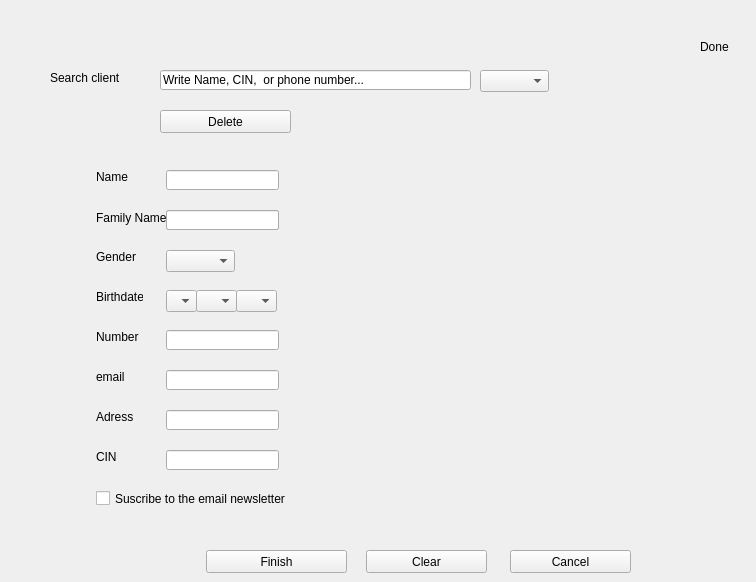
       <widget class="QWidget" name="Modify_client_tab">
        <attribute name="title">
         <string>Modify</string>
        </attribute>
        <widget class="QLabel" name="lab_search_client">
         <property name="geometry">
          <rect>
           <x>50</x>
           <y>70</y>
           <width>71</width>
           <height>16</height>
          </rect>
         </property>
         <property name="text">
          <string>Search client</string>
         </property>
        </widget>
        <widget class="QLineEdit" name="le_search_client">
         <property name="geometry">
          <rect>
           <x>160</x>
           <y>70</y>
           <width>311</width>
           <height>20</height>
          </rect>
         </property>
         <property name="text">
          <string>Write Name, CIN,  or phone number...</string>
         </property>
        </widget>
        <widget class="QPushButton" name="pb_mod_delete_client">
         <property name="geometry">
          <rect>
           <x>160</x>
           <y>110</y>
           <width>131</width>
           <height>23</height>
          </rect>
         </property>
         <property name="text">
          <string>Delete</string>
         </property>
        </widget>
        <widget class="QPushButton" name="pb_mod_client_cancel">
         <property name="geometry">
          <rect>
           <x>510</x>
           <y>550</y>
           <width>121</width>
           <height>23</height>
          </rect>
         </property>
         <property name="text">
          <string>Cancel</string>
         </property>
        </widget>
        <widget class="QLabel" name="lab_mod_adress_client">
         <property name="geometry">
          <rect>
           <x>96</x>
           <y>410</y>
           <width>47</width>
           <height>13</height>
          </rect>
         </property>
         <property name="text">
          <string>Adress</string>
         </property>
        </widget>
        <widget class="QLabel" name="lab_mod_birthdate_client">
         <property name="geometry">
          <rect>
           <x>96</x>
           <y>290</y>
           <width>47</width>
           <height>13</height>
          </rect>
         </property>
         <property name="text">
          <string>Birthdate</string>
         </property>
        </widget>
        <widget class="QLineEdit" name="le_mod_name_client">
         <property name="geometry">
          <rect>
           <x>166</x>
           <y>170</y>
           <width>113</width>
           <height>20</height>
          </rect>
         </property>
        </widget>
        <widget class="QComboBox" name="cb_mod_gender_client">
         <property name="geometry">
          <rect>
           <x>166</x>
           <y>250</y>
           <width>69</width>
           <height>22</height>
          </rect>
         </property>
        </widget>
        <widget class="QLabel" name="lab_mod_number_client">
         <property name="geometry">
          <rect>
           <x>96</x>
           <y>330</y>
           <width>47</width>
           <height>13</height>
          </rect>
         </property>
         <property name="text">
          <string>Number</string>
         </property>
        </widget>
        <widget class="QComboBox" name="cb_mod_birthdate_client_day">
         <property name="geometry">
          <rect>
           <x>166</x>
           <y>290</y>
           <width>31</width>
           <height>22</height>
          </rect>
         </property>
        </widget>
        <widget class="QComboBox" name="cb_mod_birthdate_client_year">
         <property name="geometry">
          <rect>
           <x>236</x>
           <y>290</y>
           <width>41</width>
           <height>22</height>
          </rect>
         </property>
        </widget>
        <widget class="QLineEdit" name="le_mod_CIN_client">
         <property name="geometry">
          <rect>
           <x>166</x>
           <y>450</y>
           <width>113</width>
           <height>20</height>
          </rect>
         </property>
        </widget>
        <widget class="QLabel" name="lab_mod_family_name_client">
         <property name="geometry">
          <rect>
           <x>96</x>
           <y>210</y>
           <width>71</width>
           <height>16</height>
          </rect>
         </property>
         <property name="text">
          <string>Family Name</string>
         </property>
        </widget>
        <widget class="QLabel" name="lab_mod_email_client">
         <property name="geometry">
          <rect>
           <x>96</x>
           <y>370</y>
           <width>47</width>
           <height>13</height>
          </rect>
         </property>
         <property name="text">
          <string>email</string>
         </property>
        </widget>
        <widget class="QCheckBox" name="checkbox_mod_newsletter_client">
         <property name="geometry">
          <rect>
           <x>96</x>
           <y>490</y>
           <width>221</width>
           <height>17</height>
          </rect>
         </property>
         <property name="text">
          <string>Suscribe to the email newsletter</string>
         </property>
        </widget>
        <widget class="QLabel" name="lab_mod_name_client">
         <property name="geometry">
          <rect>
           <x>96</x>
           <y>170</y>
           <width>47</width>
           <height>13</height>
          </rect>
         </property>
         <property name="text">
          <string>Name</string>
         </property>
        </widget>
        <widget class="QLineEdit" name="size_10">
         <property name="geometry">
          <rect>
           <x>166</x>
           <y>210</y>
           <width>113</width>
           <height>20</height>
          </rect>
         </property>
        </widget>
        <widget class="QPushButton" name="pb_mod_client_finish">
         <property name="geometry">
          <rect>
           <x>206</x>
           <y>550</y>
           <width>141</width>
           <height>23</height>
          </rect>
         </property>
         <property name="text">
          <string>Finish</string>
         </property>
        </widget>
        <widget class="QLineEdit" name="le_mod_number_client">
         <property name="geometry">
          <rect>
           <x>166</x>
           <y>330</y>
           <width>113</width>
           <height>20</height>
          </rect>
         </property>
        </widget>
        <widget class="QLabel" name="lab_mod_CIN_client">
         <property name="geometry">
          <rect>
           <x>96</x>
           <y>450</y>
           <width>47</width>
           <height>13</height>
          </rect>
         </property>
         <property name="text">
          <string>CIN</string>
         </property>
        </widget>
        <widget class="QLineEdit" name="le_mod_email_client">
         <property name="geometry">
          <rect>
           <x>166</x>
           <y>370</y>
           <width>113</width>
           <height>20</height>
          </rect>
         </property>
         <property name="text">
          <string/>
         </property>
        </widget>
        <widget class="QLineEdit" name="le_mod_family_name_client">
         <property name="geometry">
          <rect>
           <x>166</x>
           <y>210</y>
           <width>113</width>
           <height>20</height>
          </rect>
         </property>
        </widget>
        <widget class="QLineEdit" name="le_mod_adress_client">
         <property name="geometry">
          <rect>
           <x>166</x>
           <y>410</y>
           <width>113</width>
           <height>20</height>
          </rect>
         </property>
        </widget>
        <widget class="QPushButton" name="pb_mod_client_clear">
         <property name="geometry">
          <rect>
           <x>366</x>
           <y>550</y>
           <width>121</width>
           <height>23</height>
          </rect>
         </property>
         <property name="text">
          <string>Clear</string>
         </property>
        </widget>
        <widget class="QComboBox" name="cb_mod_birthdate_client_month">
         <property name="geometry">
          <rect>
           <x>196</x>
           <y>290</y>
           <width>41</width>
           <height>22</height>
          </rect>
         </property>
        </widget>
        <widget class="QLabel" name="lab_mod_gender_client">
         <property name="geometry">
          <rect>
           <x>96</x>
           <y>250</y>
           <width>47</width>
           <height>13</height>
          </rect>
         </property>
         <property name="text">
          <string>Gender</string>
         </property>
        </widget>
        <widget class="QLabel" name="lab_name_client_4">
         <property name="geometry">
          <rect>
           <x>700</x>
           <y>40</y>
           <width>47</width>
           <height>13</height>
          </rect>
         </property>
         <property name="text">
          <string>Done</string>
         </property>
        </widget>
        <widget class="QComboBox" name="cb_mod_search_ID_client">
         <property name="geometry">
          <rect>
           <x>480</x>
           <y>70</y>
           <width>69</width>
           <height>22</height>
          </rect>
         </property>
        </widget>
       </widget>
